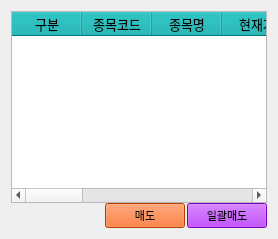
                      <widget class="QWidget" name="tab_account_detail">
                       <attribute name="title">
                        <string>매매현황(보유주식)</string>
                       </attribute>
                       <layout class="QVBoxLayout" name="verticalLayout_8">
                        <item>
                         <layout class="QVBoxLayout" name="verticalLayout">
                          <property name="spacing">
                           <number>0</number>
                          </property>
                          <item>
                           <layout class="QVBoxLayout" name="verticalLayout_5">
                            <property name="spacing">
                             <number>2</number>
                            </property>
                            <item>
                             <widget class="QTableWidget" name="tbl_accounts_detail">
                              <property name="font">
                               <font>
                                <family>맑은 고딕</family>
                                <pointsize>10</pointsize>
                               </font>
                              </property>
                              <property name="styleSheet">
                               <string notr="true">::section{Background-color:rgb(0,170,170)}</string>
                              </property>
                              <property name="autoScrollMargin">
                               <number>10</number>
                              </property>
                              <property name="selectionBehavior">
                               <enum>QAbstractItemView::SelectRows</enum>
                              </property>
                              <attribute name="horizontalHeaderDefaultSectionSize">
                               <number>70</number>
                              </attribute>
                              <attribute name="horizontalHeaderHighlightSections">
                               <bool>false</bool>
                              </attribute>
                              <attribute name="verticalHeaderVisible">
                               <bool>false</bool>
                              </attribute>
                              <attribute name="verticalHeaderDefaultSectionSize">
                               <number>18</number>
                              </attribute>
                              <attribute name="verticalHeaderMinimumSectionSize">
                               <number>15</number>
                              </attribute>
                              <column>
                               <property name="text">
                                <string>구분</string>
                               </property>
                              </column>
                              <column>
                               <property name="text">
                                <string>종목코드</string>
                               </property>
                              </column>
                              <column>
                               <property name="text">
                                <string>종목명</string>
                               </property>
                              </column>
                              <column>
                               <property name="text">
                                <string>현재가</string>
                               </property>
                              </column>
                              <column>
                               <property name="text">
                                <string>보유수량</string>
                               </property>
                              </column>
                              <column>
                               <property name="text">
                                <string>매입가</string>
                               </property>
                              </column>
                              <column>
                               <property name="text">
                                <string>매입금액</string>
                               </property>
                              </column>
                              <column>
                               <property name="text">
                                <string>평가금액</string>
                               </property>
                              </column>
                              <column>
                               <property name="text">
                                <string>수익율</string>
                               </property>
                              </column>
                              <column>
                               <property name="text">
                                <string>당일매도손익</string>
                               </property>
                              </column>
                              <column>
                               <property name="text">
                                <string>매매방식</string>
                               </property>
                              </column>
                              <column>
                               <property name="text">
                                <string>자동매매</string>
                               </property>
                              </column>
                             </widget>
                            </item>
                           </layout>
                          </item>
                          <item>
                           <layout class="QHBoxLayout" name="horizontalLayout_7">
                            <property name="spacing">
                             <number>2</number>
                            </property>
                            <item>
                             <spacer name="horizontalSpacer">
                              <property name="orientation">
                               <enum>Qt::Horizontal</enum>
                              </property>
                              <property name="sizeHint" stdset="0">
                               <size>
                                <width>40</width>
                                <height>20</height>
                               </size>
                              </property>
                             </spacer>
                            </item>
                            <item>
                             <widget class="QPushButton" name="btn_load_trade_case_3">
                              <property name="font">
                               <font>
                                <family>Arial Narrow</family>
                                <pointsize>8</pointsize>
                               </font>
                              </property>
                              <property name="styleSheet">
                               <string notr="true">background-color: rgb(255, 85, 0);</string>
                              </property>
                              <property name="text">
                               <string>매도</string>
                              </property>
                             </widget>
                            </item>
                            <item>
                             <widget class="QPushButton" name="btn_load_trade_case_2">
                              <property name="font">
                               <font>
                                <family>Arial Narrow</family>
                                <pointsize>8</pointsize>
                               </font>
                              </property>
                              <property name="styleSheet">
                               <string notr="true">background-color: rgb(170, 0, 255);</string>
                              </property>
                              <property name="text">
                               <string>일괄매도</string>
                              </property>
                             </widget>
                            </item>
                           </layout>
                          </item>
                         </layout>
                        </item>
                       </layout>
                      </widget>
